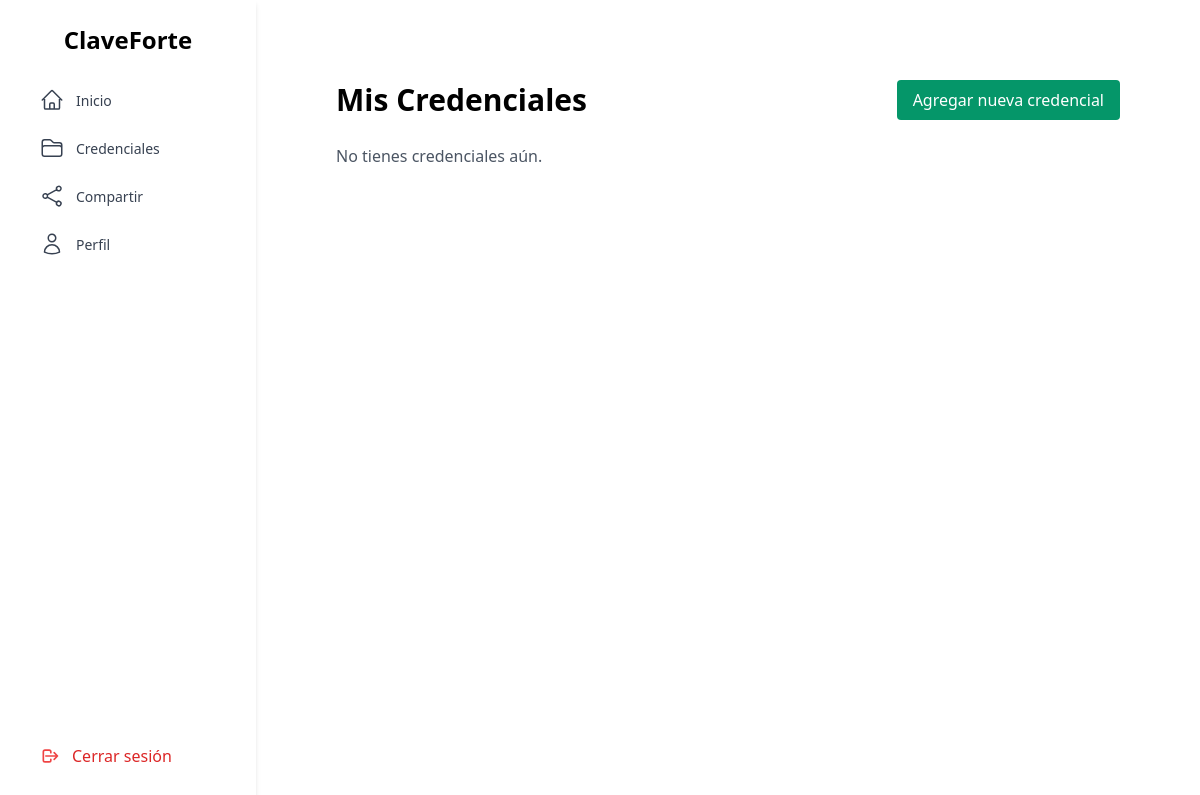
Before: /credentials (signed in) with the older database file.
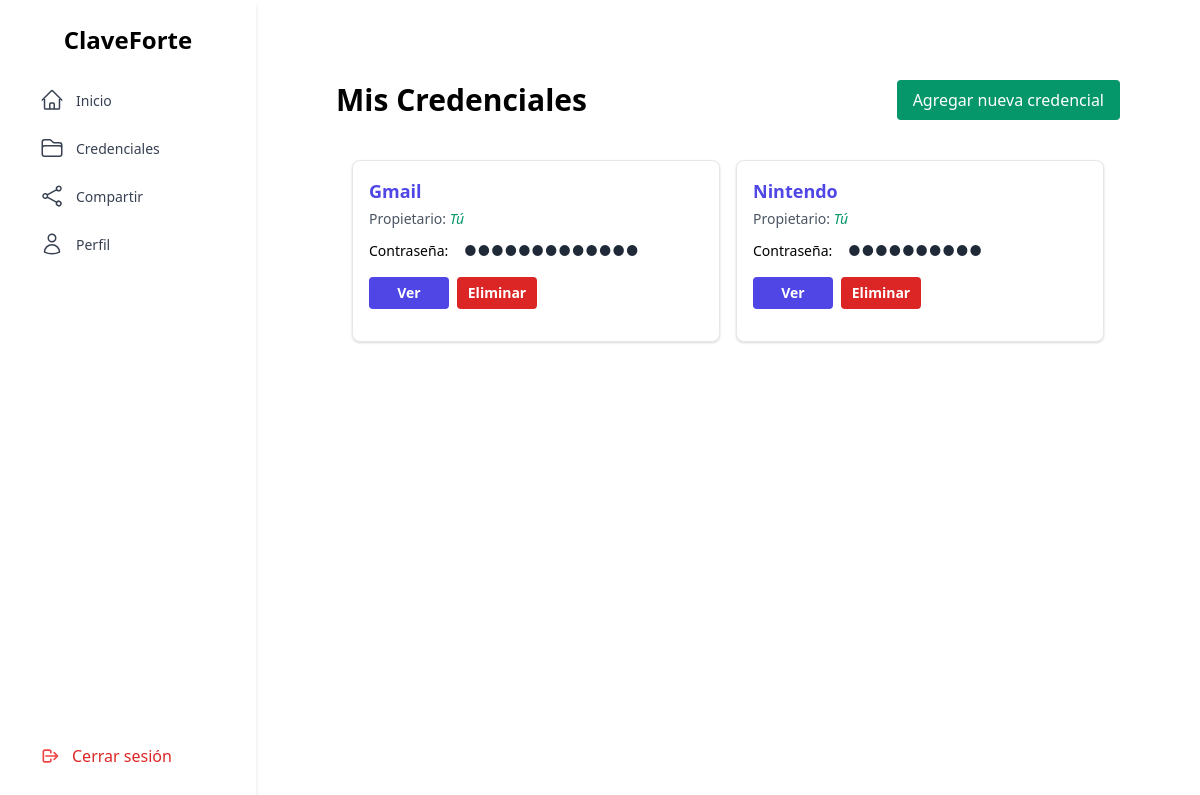
After: the same page with the newer database file.
### tables this page shows
CREATE TABLE Credentials (
        id_credential   INTEGER PRIMARY KEY AUTOINCREMENT,
        service_name    TEXT NOT NULL,
        service_pass    TEXT NOT NULL,
        users_allows    TEXT,
        name_owner      TEXT,
        id_usr          INTEGER NOT NULL,
        FOREIGN KEY (id_usr) REFERENCES Users(id_usr)
    );

### app.py (the view, shortened to what this page needs)
@app.route('/credentials')
def mostrar_credenciales():
    usuario_id = session['usuario_id']
    usuario_rol = session.get('usuario_rol')
    conn = sqlite3.connect('instance/ClaveForte.db')
    conn.row_factory = sqlite3.Row
    cur = conn.cursor()
    cur.execute("""
        SELECT * FROM Credentials
        WHERE id_usr = ? OR users_allows IS NOT NULL
    """, (usuario_id,))
    resultados = cur.fetchall()
    credenciales_visibles = []
    for credencial in resultados:
        if credencial['id_usr'] == usuario_id:
            credenciales_visibles.append(credencial)
    cur.execute("SELECT secret_pass FROM Users WHERE id_usr = ?", (usuario_id,))
    fila_usuario = cur.fetchone()
    tiene_pass_secundaria = bool(fila_usuario and fila_usuario['secret_pass'])
    conn.close()
    return render_template('credentials/credentials.html',
        credenciales=credenciales_visibles,
        usuario_actual=usuario_id,
        usr_rol=usuario_rol,
        tiene_pass_secundaria=tiene_pass_secundaria,
        origen='mostrar_credenciales'
    )

### app.py (called while the page is built)
@app.before_request
def require_login_and_admin():
    allowed_routes = ['login', 'signup', 'logout']  # ← añade logout también
    endpoint = request.endpoint
    if endpoint is None or endpoint in allowed_routes:
        return
    if 'usuario_id' not in session:
        flash('Debes iniciar sesión', 'danger')
        return redirect(url_for('login'))
    if endpoint in ['gestionar_usuarios', 'acciones_recientes']:
        if session.get('usuario_rol') != 1:
            return redirect(url_for('home'))
    if endpoint in ['mostrar_credenciales', 'compartir_credencial', 'perfil']:
        if session.get('usuario_rol') != 2:
            return redirect(url_for('home'))

### templates/credentials/credentials.html (shortened to what this page needs)
{% extends 'layout.html' %}
{% block content %}
<div class="flex-1 p-10">
  <div class="flex justify-between items-center mb-6">
    <h2 class="text-3xl font-bold">Mis Credenciales</h2>
    <button id="abrir-modal" class="bg-green-600 text-white px-4 py-2 rounded hover:bg-green-700">
      Agregar nueva credencial
    </button>
  </div>
  {% if credenciales %}
    <div class="max-h-[75vh] overflow-y-auto bg-white rounded-xl p-4">
      <div class="grid grid-cols-1 md:grid-cols-2 gap-4">
        {% for c in credenciales %}
          <div id="{{ c['id_credential'] }}" class="p-4 border rounded-lg bg-white shadow hover:shadow-lg transition">
            <p class="font-semibold text-lg text-indigo-600">{{ c['service_name'] }}</p>
            <p class="text-sm text-gray-600 mt-1">
              Propietario:
              {% if c['id_usr'] == usuario_actual %}
                <span class="italic text-green-600">Tú</span>
              {% else %}
                {{ c['name_owner'] }}
              {% endif %}
            </p>
            <p class="mt-2 text-sm">
              Contraseña:
              <span id="pass-{{ loop.index }}" data-password="{{ c['service_pass'] }}"
                class="px-3 py-1 rounded inline-block text-gray-800 tracking-wider select-none">
                {% set random_length = range(8, 16)|random %}
                {{ '●' * (random_length) }}
              </span>
            </p>
            <div class="mt-3">
              <ul class="flex gap-2">
                <li>
                  <button
                    type="button"
                    onclick="verPassword('{{ c['id_credential'] }}', {{ loop.index }})"
                    class="w-20 h-8 bg-indigo-600 text-white rounded hover:bg-indigo-700 transition text-sm font-semibold">
                    Ver
                  </button>
                </li>
                {% if c['id_usr'] == usuario_actual %}
                  <li>
                    <form method="POST" action="{{ url_for('eliminar_credencial', cred_id=c['id_credential']) }}"
                          onsubmit="return confirm('¿Deseas eliminar esta credencial?')">
                      <button
                        type="submit"
                        class="w-20 h-8 bg-red-600 text-white rounded hover:bg-red-700 transition text-sm font-semibold">
                        Eliminar
                      </button>
                    </form>
                  </li>
                {% endif %}
              </ul>
            </div>
          </div>
        {% endfor %}
      </div>
    </div>
  {% else %}
    <p class="mb-6 text-gray-600">No tienes credenciales aún.</p>
  {% endif %}
  </div>
{% endblock %}

Changed rows visible on the page:
added Credentials: service_name "Gmail", shows "Tú", value "●●●●●●●●●●●●●"
added Credentials: service_name "Nintendo", shows "Tú", value "●●●●●●●●●●"
Other visible differences:
text no longer shown: "No tienes credenciales aún."
